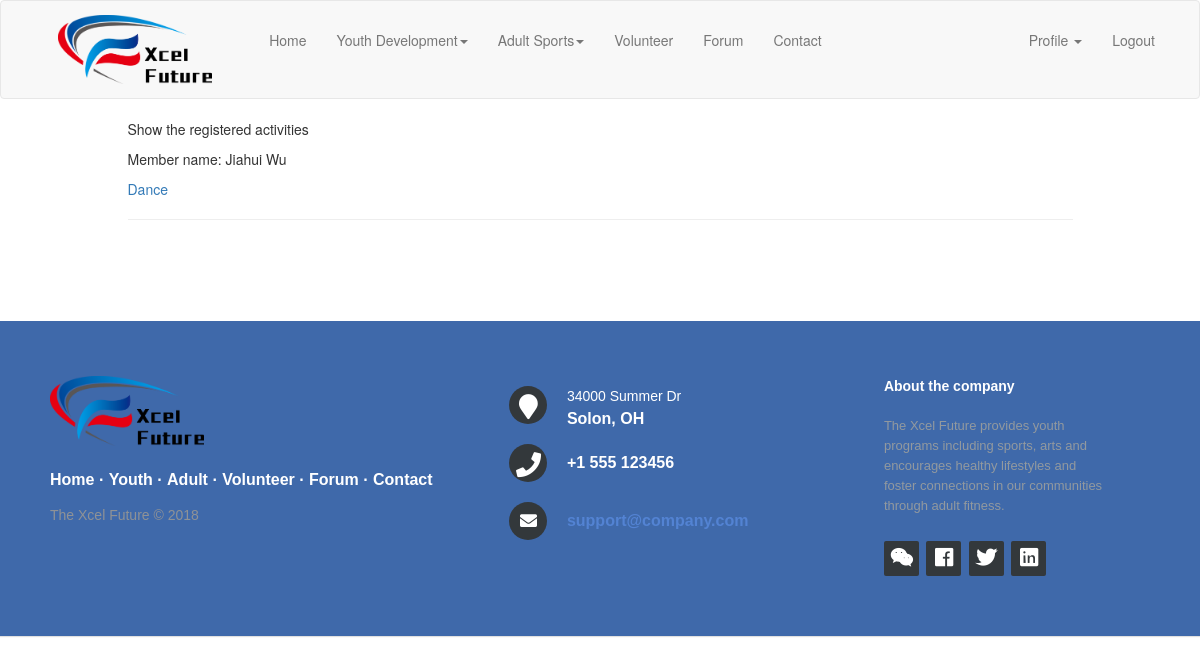
Page /my_activities (signed in) on the committed database.
### app/models.py (models this page shows, shortened)
class Member(UserMixin, db.Model):
    id = db.Column(db.Integer, primary_key=True)
    fname = db.Column(db.String(64))
    lname = db.Column(db.String(64))
    gender = db.Column(db.String(10))
    birthday = db.Column(db.Date)
    country = db.Column(db.String(50))
    other = db.Column(db.String(50))
    state = db.Column(db.String(50))
    city = db.Column(db.String(50))
    address = db.Column(db.String(200))
    zip = db.Column(db.String(10))
    cell = db.Column(db.String(20))
    check1 = db.Column(db.Boolean, default=False)
    healthNotes = db.Column(db.String(100))
    EmergencyContact = db.Column(db.String(64))
    EmergencyPhone = db.Column(db.String(20))
    account_id = db.Column(db.Integer, db.ForeignKey('user.id'))
    registrations = db.relationship('Event', secondary=regis,
    backref=db.backref('registers', lazy='dynamic'),
    lazy='dynamic')
    def registered_events(self):
        return Event.query.join(
            regis, (regis.c.event_id == Event.id)).filter(
                regis.c.user_id == self.id).order_by(Event.start_date.desc())

class Event(db.Model):
    id = db.Column(db.Integer, primary_key=True)
    start_date = db.Column(db.DateTime, index=True, default=datetime.now)
    end_date = db.Column(db.DateTime, index=True)
    location = db.Column(db.String(128))
    limit = db.Column(db.Integer)
    participants = db.Column(db.Integer, default=0)
    title = db.Column(db.String(500))
    body = db.Column(db.Text)
    event_file = db.relationship('File', secondary=event_file_table,
                  backref=db.backref('file_event', lazy='dynamic'), lazy='dynamic')
    event_image = db.relationship('Image', secondary=event_image_table,
                  backref=db.backref('image_event', lazy='dynamic'), lazy='dynamic')

### app/routes.py (the view)
@app.route('/my_activities')
@login_required
def my_activities():
    members = Member.query.filter_by(account_id=current_user.id)
    page = request.args.get('page', 1, type=int)
    array = []
    for member in members:
        eventobj = {}
        eventobj['member'] = member
        eventobj['events'] = member.registered_events().paginate(page, app.config['EVENTS_PER_PAGE'], False).items
        array.append(eventobj)
    return render_template('my_activities.html', array=array)

### app/models.py (called while the page is built)
@login.user_loader
def load_user(id):
    return User.query.get(int(id))

### app/templates/my_activities.html
{% extends "base.html" %}
{% block app_content %}
<p>Show the registered activities</p>
{% for item in array %}
    <p>Member name: {{ item['member'].fname }} {{ item['member'].lname }}</p>
    {% if item['events'] %}
    {% for event in item['events'] %}
        <p><a href="{{ url_for('event', event=event.id) }}">{{ event.title }}</a></p>
    {% endfor %}
    {% else %}
        <p>The member has no registered activities.</p>
    {% endif %}
    <hr>
{% endfor %}
{% endblock %}

### rows in the picture
Member: member.fname "Jiahui", member.lname "Wu"
Event: title "Dance"

### other values in the picture
{{ 'Home' }} "Home"
{{ 'Youth Development' }} "Youth Development"
{{ 'Adult Sports' }} "Adult Sports"
{{ 'Volunteer' }} "Volunteer"
{{ 'Forum' }} "Forum"
{{ 'Contact' }} "Contact"
{{ 'Profile' }} "Profile"
{{ 'Logout' }} "Logout"
